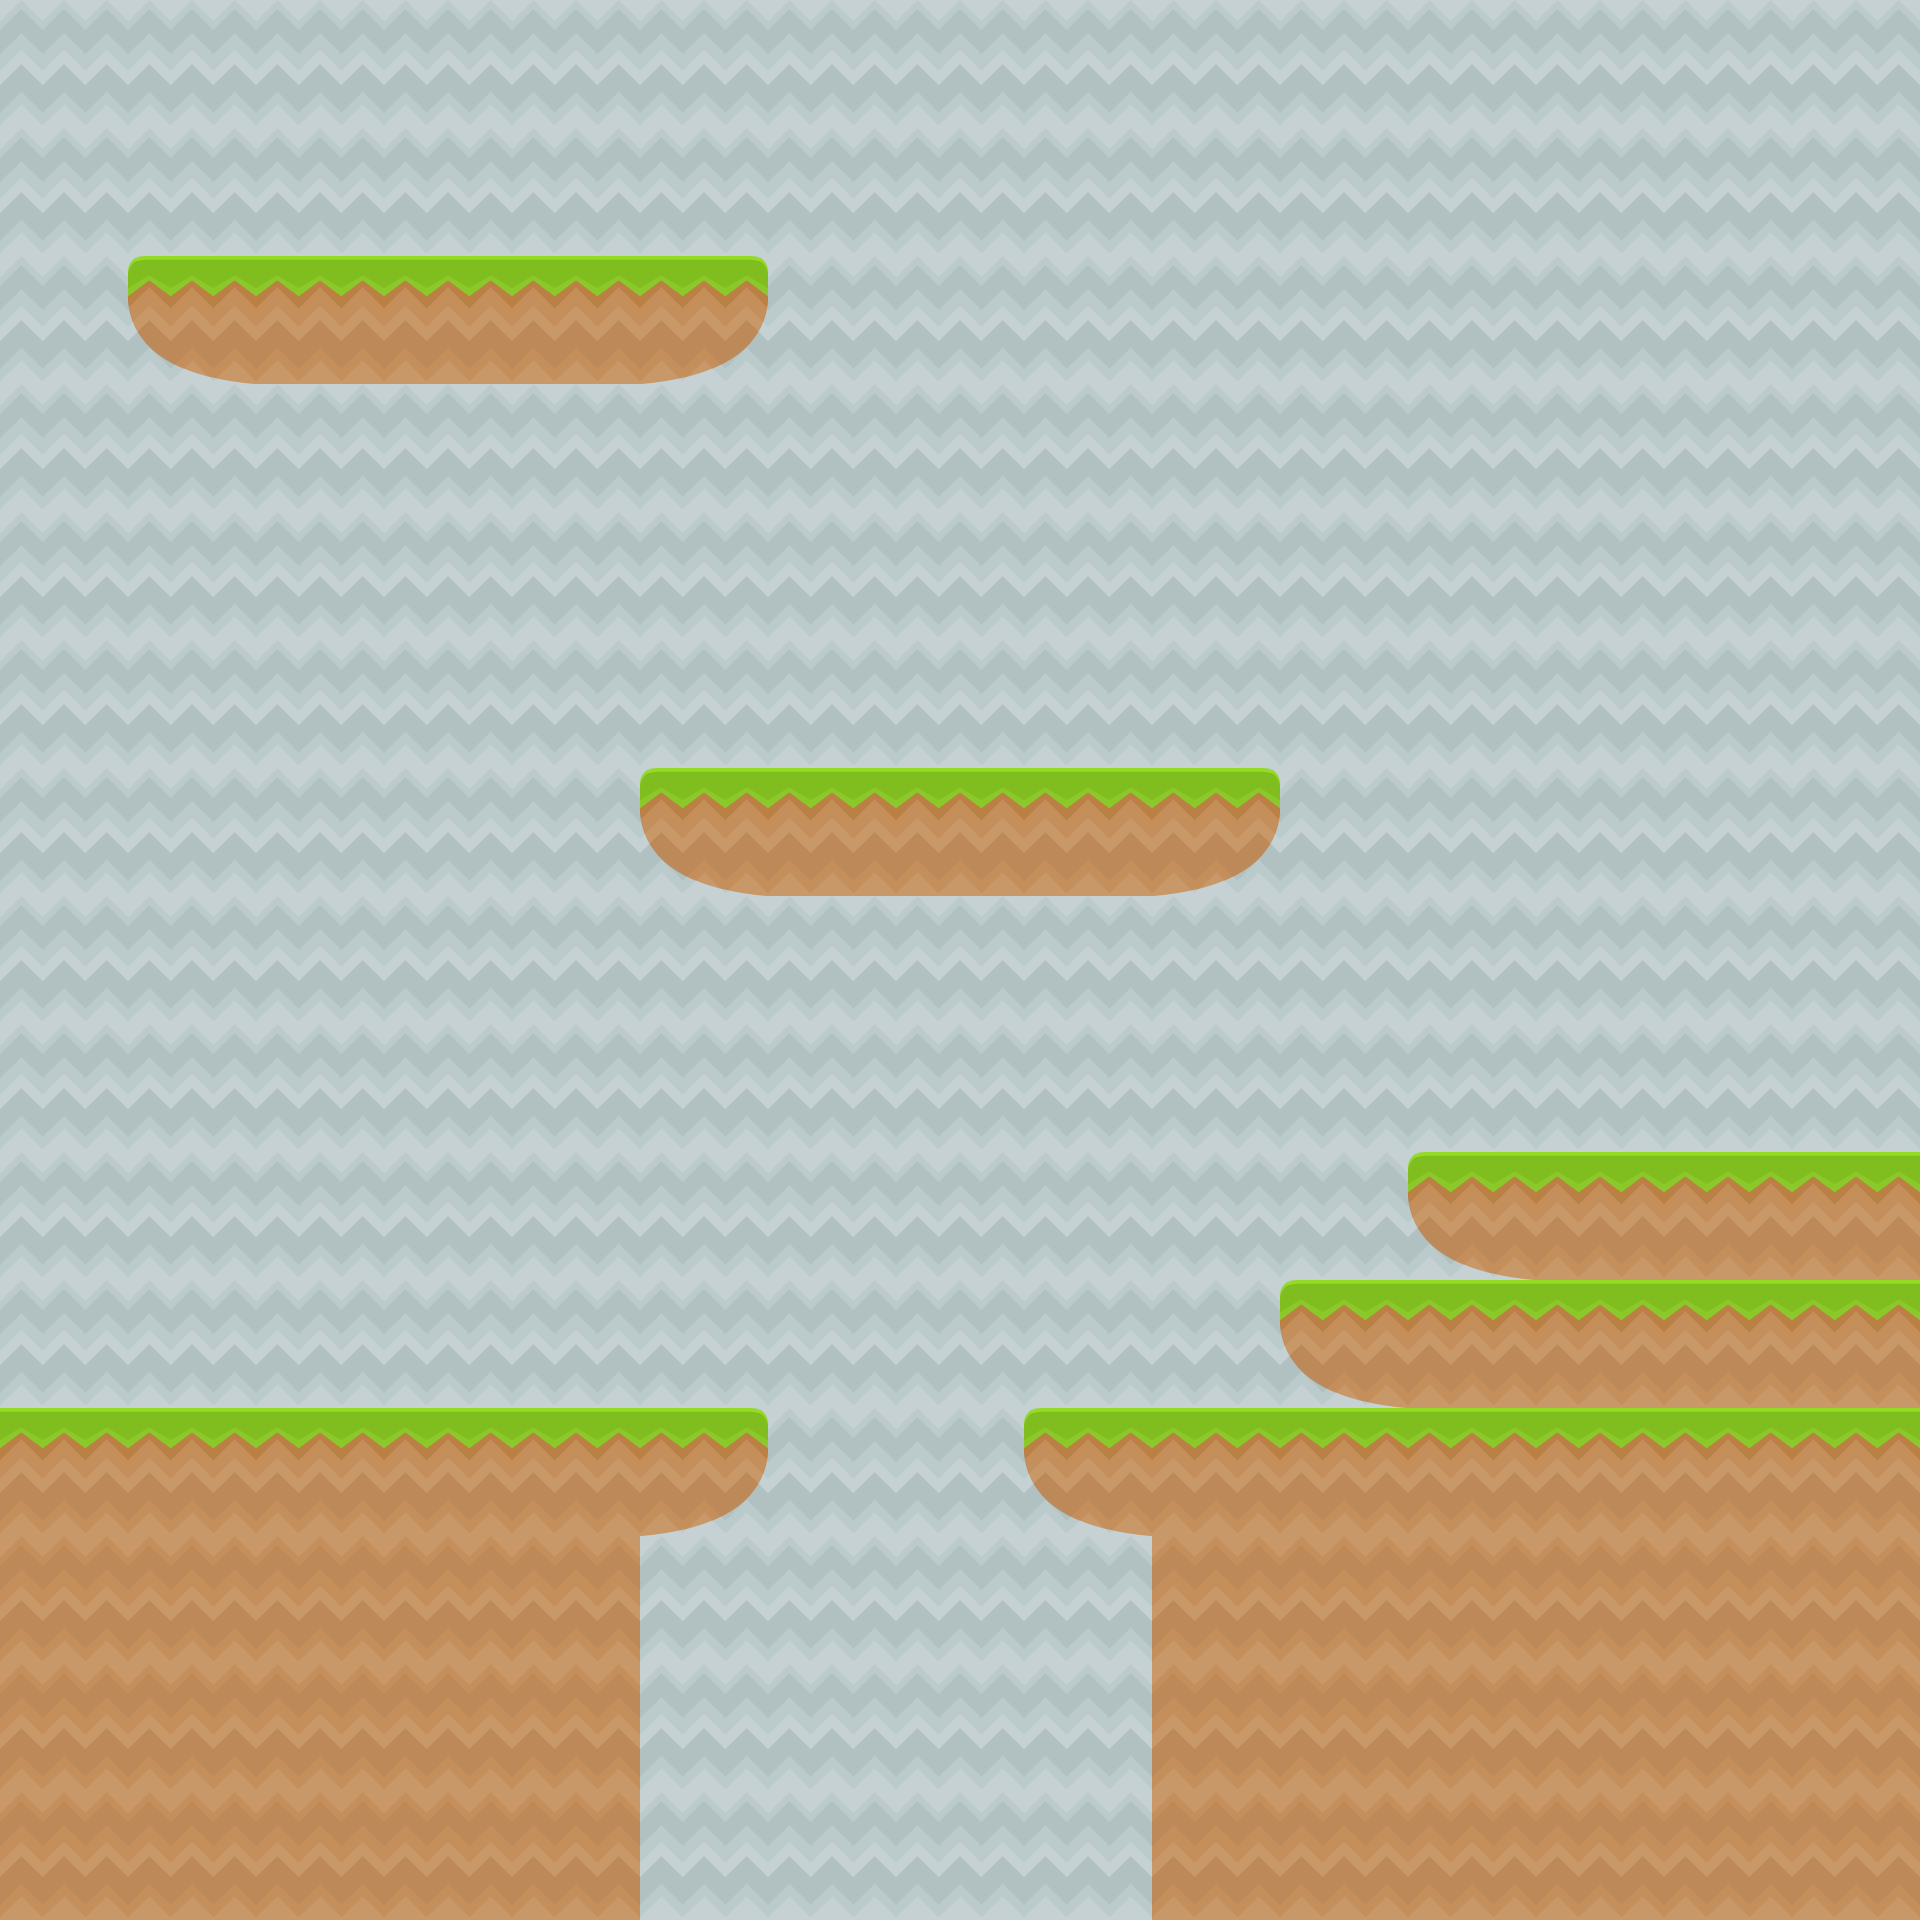

Tiled map render using the project's own tile images. Description and the whole map definition, tile-layer contents included, below:
An orthogonal 15x15 tile map with 128x128 px tiles, 2 tile layers (Background, Platforms) and 8 objects.

<map version="1.4" tiledversion="1.4.3" orientation="orthogonal" renderorder="right-down" width="15" height="15" tilewidth="128" tileheight="128" infinite="0" nextlayerid="9" nextobjectid="19">
 <tileset firstgid="1" name="spritesheet_ground" tilewidth="128" tileheight="128" tilecount="128" columns="8">
  <image source="../Spritesheets/spritesheet_ground.png" width="1024" height="2048" />
 </tileset>
 <layer id="5" name="Background" width="15" height="15">
  <data encoding="csv">
19,19,19,19,19,19,19,19,19,19,19,19,19,19,19,
19,19,19,19,19,19,19,19,19,19,19,19,19,19,19,
19,19,19,19,19,19,19,19,19,19,19,19,19,19,19,
19,19,19,19,19,19,19,19,19,19,19,19,19,19,19,
19,19,19,19,19,19,19,19,19,19,19,19,19,19,19,
19,19,19,19,19,19,19,19,19,19,19,19,19,19,19,
19,19,19,19,19,19,19,19,19,19,19,19,19,19,19,
19,19,19,19,19,19,19,19,19,19,19,19,19,19,19,
19,19,19,19,19,19,19,19,19,19,19,19,19,19,19,
19,19,19,19,19,19,19,19,19,19,19,19,19,19,19,
19,19,19,19,19,19,19,19,19,19,19,19,19,19,19,
19,19,19,19,89,19,19,19,19,19,19,19,19,19,19,
19,19,19,19,19,19,19,19,19,19,19,19,19,19,19,
19,19,19,19,19,19,19,19,19,19,19,19,19,19,19,
19,19,19,19,19,19,19,19,19,19,19,19,19,19,19
</data>
 </layer>
 <objectgroup id="8" name="GroundCollisions">
  <object id="11" x="122.665" y="259.933" width="645.452" height="37.9678" />
  <object id="12" x="642.531" y="771.037" width="633.769" height="35.0472" />
  <object id="13" x="1416.49" y="1153.64" width="499.422" height="37.9678" />
  <object id="14" x="1287.98" y="1276.3" width="627.928" height="37.9678" />
  <object id="15" x="1028.05" y="1407.73" width="887.861" height="37.9678" />
  <object id="16" x="0" y="1407.73" width="765.196" height="52.5707" />
  <object id="17" x="587.04" y="1460.3" width="49.6501" height="455.613" />
  <object id="18" x="1150.71" y="1451.54" width="35.0472" height="461.454" />
 </objectgroup>
 <layer id="1" name="Platforms" width="15" height="15">
  <data encoding="csv">
0,0,0,0,0,0,0,0,0,0,0,0,0,0,0,
0,0,0,0,0,0,0,0,0,0,0,0,0,0,0,
0,97,9,9,9,89,0,0,0,0,0,0,0,0,0,
0,0,0,0,0,0,0,0,0,0,0,0,0,0,0,
0,0,0,0,0,0,0,0,0,0,0,0,0,0,0,
0,0,0,0,0,0,0,0,0,0,0,0,0,0,0,
0,0,0,0,0,97,9,9,9,89,0,0,0,0,0,
0,0,0,0,0,0,0,0,0,0,0,0,0,0,0,
0,0,0,0,0,0,0,0,0,0,0,0,0,0,0,
0,0,0,0,0,0,0,0,0,0,0,97,9,9,9,
0,0,0,0,0,0,0,0,0,0,97,9,9,9,9,
9,9,9,9,9,89,0,0,97,9,9,9,9,9,9,
2,2,2,2,2,0,0,0,0,2,2,2,2,2,2,
2,2,2,2,2,0,0,0,0,2,2,2,2,2,2,
2,2,2,2,2,0,0,0,0,2,2,2,2,2,2
</data>
 </layer>
</map>
